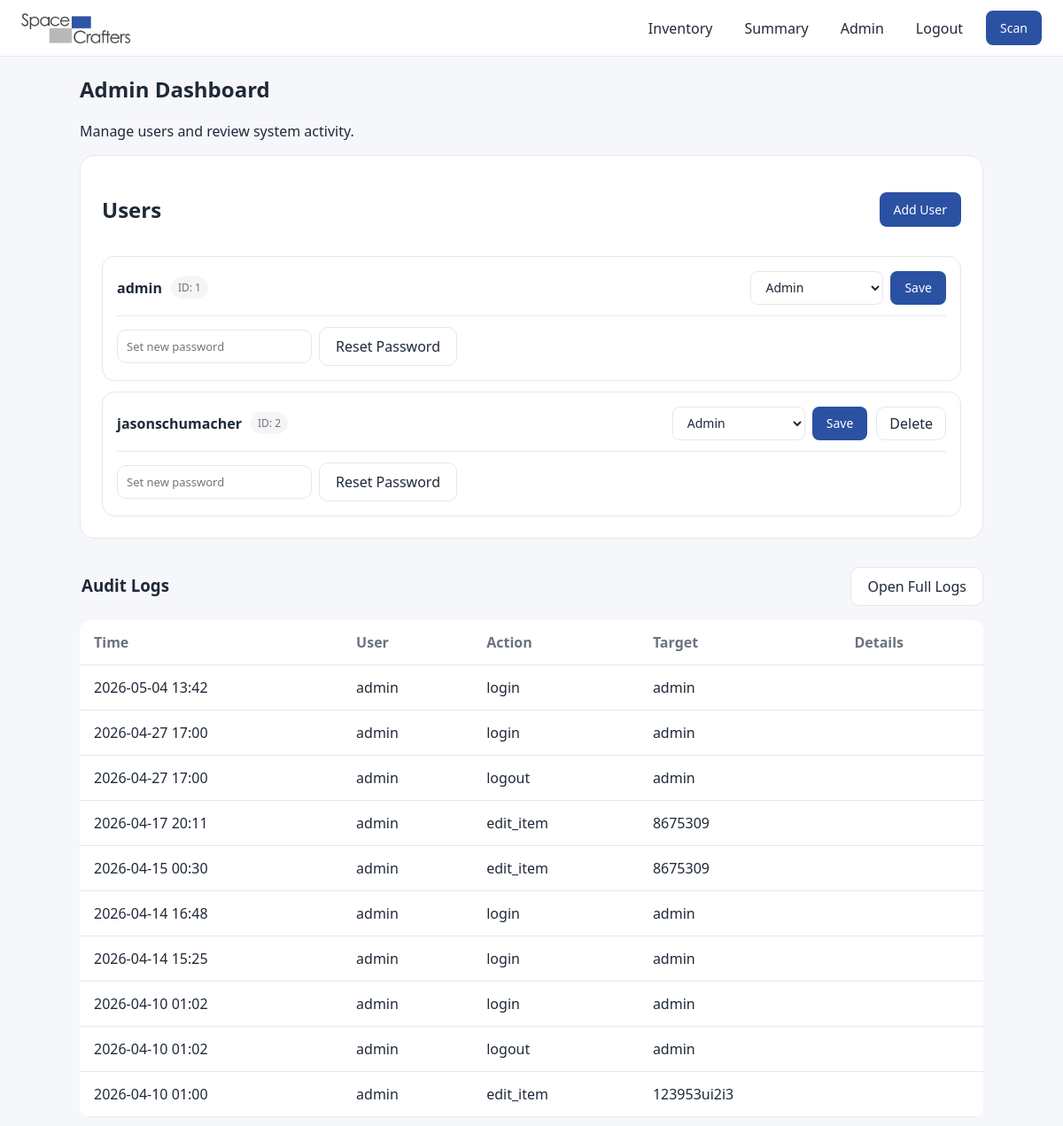
Page /admin (signed in) on the earlier database version.
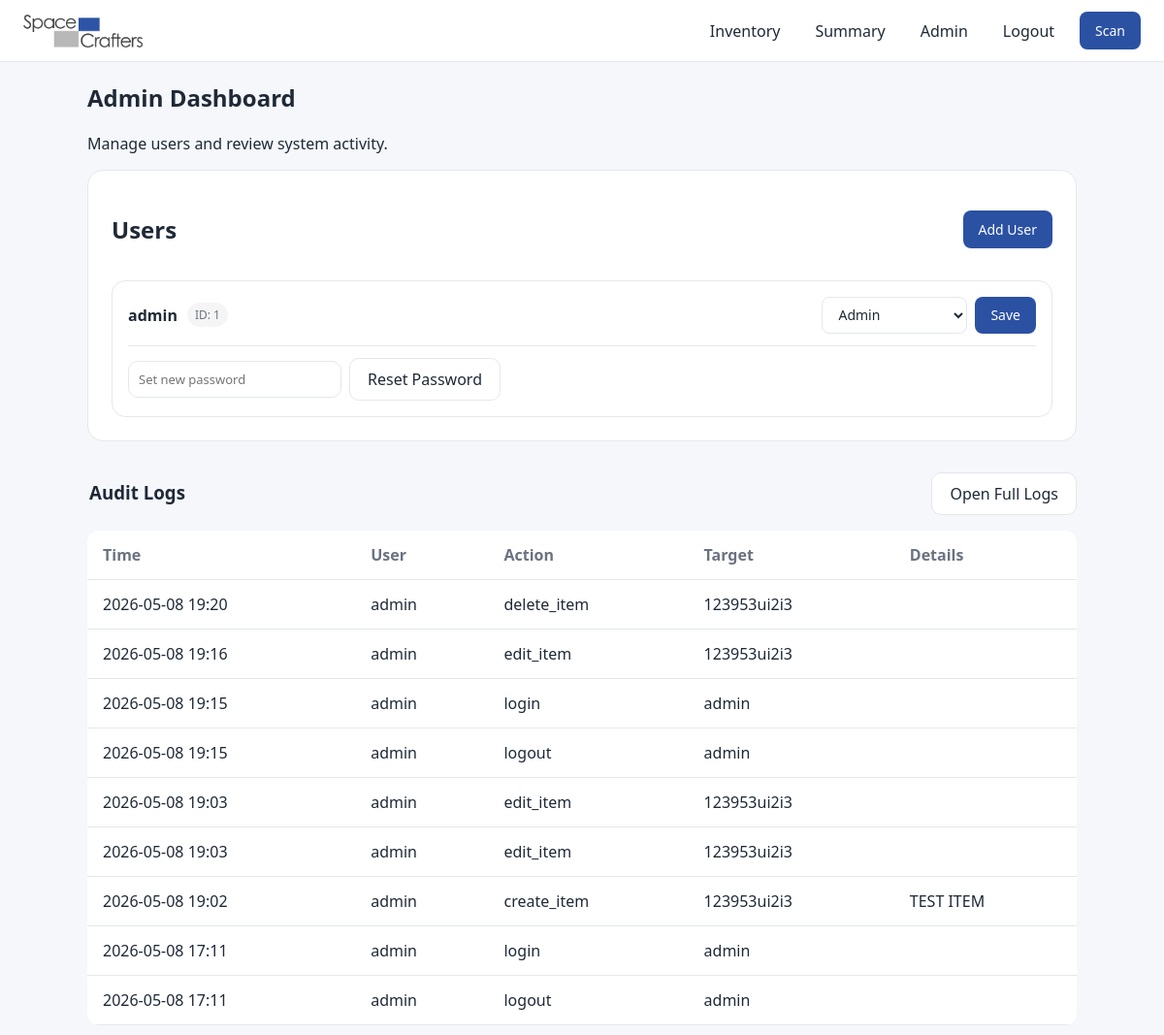
Same page on the later database version.
### models.py (models this page shows, shortened)
class User(UserMixin, db.Model):
    __tablename__ = "users"
    id = db.Column(db.Integer, primary_key=True)
    username = db.Column(db.String(100), unique=True, nullable=False)
    password_hash = db.Column(db.String(200), nullable=False)
    role = db.Column(db.String(20), default="viewer", nullable=False)
    audit_logs = db.relationship(
        "AuditLog",
        back_populates="actor",
        cascade="all, delete-orphan",
    )
    @property
    def is_active(self):
        return True
    @property
    def is_admin(self):
        return self.role == "admin"

class AuditLog(db.Model):
    __tablename__ = "audit_logs"
    id = db.Column(db.Integer, primary_key=True)
    actor_id = db.Column(
        db.Integer,
        db.ForeignKey("users.id"),
        nullable=True,
    )
    action = db.Column(db.String(200), nullable=False)
    target = db.Column(db.String(200))
    details = db.Column(db.Text)
    created_at = db.Column(
        db.DateTime,
        default=lambda: datetime.now(timezone.utc),
        index=True
    )
    actor = db.relationship("User", back_populates="audit_logs")

### app.py (the view)
@app.route("/admin")
@login_required
@admin_required
def admin():
    users = User.query.all()
    logs = AuditLog.query.order_by(AuditLog.id.desc()).limit(10).all()
    return render_template(
        "admin.html",
        users=users,
        logs=logs
    )

### app.py (called while the page is built)
@login_manager.user_loader
def load_user(user_id):
    return db.session.get(User, int(user_id))

def admin_required(view):
    @wraps(view)
    def wrapped(*args, **kwargs):
        if not current_user.is_authenticated or not current_user.is_admin:
            abort(403)
        return view(*args, **kwargs)
    return wrapped

### templates/admin.html (shortened to what this page needs)
{% extends "base.html" %}
{% block content %}
<div class="page">
  <h2>Admin Dashboard</h2>
  <p class="muted-text">Manage users and review system activity.</p>
  <div class="card">
    <div class="table-section-header">
      <h2>Users</h2>
      <a class="primary-btn" href="{{ url_for('add_user') }}">Add User</a>
    </div>
    <div class="user-admin-list">
      {% for user in users %}
      <div class="user-admin-row">
        <div class="user-admin-top">
          <div class="user-admin-info">
            <h3>{{ user.username }}</h3>
            <span class="user-admin-id">ID: {{ user.id }}</span>
          </div>
          <div class="user-admin-main-actions">
            <form method="POST" action="{{ url_for('edit_user', user_id=user.id) }}" class="role-form">
              <div class="role-actions">
                <select name="role">
                  <option value="admin" {% if user.role == "admin" %}selected{% endif %}>Admin</option>
                </select>
                <button type="submit" class="primary-btn">Save</button>
              </div>
            </form>
            {% if current_user.id != user.id %}
            <form method="POST"
                  action="{{ url_for('delete_user', user_id=user.id) }}"
                  class="inline-form"
                  onsubmit="return confirm('Delete this user?')"
              >
                <button type="submit" class="secondary-btn">Delete</button>
              </form>
              {% endif %}
          </div>
        </div>
        <div class="user-admin-bottom">
          <form method="POST"
                action="{{ url_for('reset_user_password', user_id=user.id) }}"
                class="reset-password-form"
                onsubmit="return confirm('Reset password for {{ user.username }}?')">
            <input
              type="password"
              name="new_password"
              placeholder="Set new password"
              required
              minlength="8"
              autocomplete="new-password"
            >
            <button type="submit" class="secondary-btn">Reset Password</button>
          </form>
        </div>
      </div>
      {% endfor %}
    </div>
  </div>
<div class="table-section-header">
  <h3>Audit Logs</h3>
  <a href="{{ url_for('view_audit_logs') }}" class="secondary-btn">
    Open Full Logs
  </a>
</div>
{% if logs %}
  <div class="table-scroll">
    <table class="summary-table">
      <thead>
        <tr>
          <th>Time</th>
          <th>User</th>
          <th>Action</th>
          <th>Target</th>
          <th>Details</th>
        </tr>
      </thead>
      <tbody>
        {% for log in logs[:10] %}
        <tr>
          <td>{{ log.created_at.strftime("%Y-%m-%d %H:%M") if log.created_at else "" }}</td>
          <td>{{ log.actor.username if log.actor else "System" }}</td>
          <td>{{ log.action }}</td>
          <td>{{ log.target or "" }}</td>
          <td>{{ log.details or "" }}</td>
        </tr>
        {% endfor %}
      </tbody>
    </table>
  </div>
{% else %}
  <p class="muted-text">No activity yet.</p>
{% endif %}
</div>
{% endblock %}

Differences in the rows shown:
removed User: username "jasonschumacher", id "2", role "Admin"
removed AuditLog: created_at "2026-05-04 13:42", actor "admin", action "login", target "admin"
removed AuditLog: created_at "2026-04-27 17:00", actor "admin", action "login", target "admin"
removed AuditLog: created_at "2026-04-27 17:00", actor "admin", action "logout", target "admin"
removed AuditLog: created_at "2026-04-17 20:11", actor "admin", action "edit_item", target "8675309"
removed AuditLog: created_at "2026-04-15 00:30", actor "admin", action "edit_item", target "8675309"
removed AuditLog: created_at "2026-04-14 16:48", actor "admin", action "login", target "admin"
removed AuditLog: created_at "2026-04-14 15:25", actor "admin", action "login", target "admin"
removed AuditLog: created_at "2026-04-10 01:02", actor "admin", action "login", target "admin"
removed AuditLog: created_at "2026-04-10 01:02", actor "admin", action "logout", target "admin"
removed AuditLog: created_at "2026-04-10 01:00", actor "admin", action "edit_item", target "123953ui2i3"
now on this page (row edited): AuditLog: created_at "2026-05-08 19:20", actor "admin", action "delete_item", target "123953ui2i3"
now on this page (row edited): AuditLog: created_at "2026-05-08 19:16", actor "admin", action "edit_item", target "123953ui2i3"
now on this page (row edited): AuditLog: created_at "2026-05-08 19:15", actor "admin", action "login", target "admin"
now on this page (row edited): AuditLog: created_at "2026-05-08 19:15", actor "admin", action "logout", target "admin"
now on this page (row edited): AuditLog: created_at "2026-05-08 19:03", actor "admin", action "edit_item", target "123953ui2i3"
now on this page (row edited): AuditLog: created_at "2026-05-08 19:03", actor "admin", action "edit_item", target "123953ui2i3"
now on this page (row edited): AuditLog: created_at "2026-05-08 19:02", actor "admin", action "create_item", target "123953ui2i3", details "TEST ITEM"
now on this page (row edited): AuditLog: created_at "2026-05-08 17:11", actor "admin", action "login", target "admin"
now on this page (row edited): AuditLog: created_at "2026-05-08 17:11", actor "admin", action "logout", target "admin"
